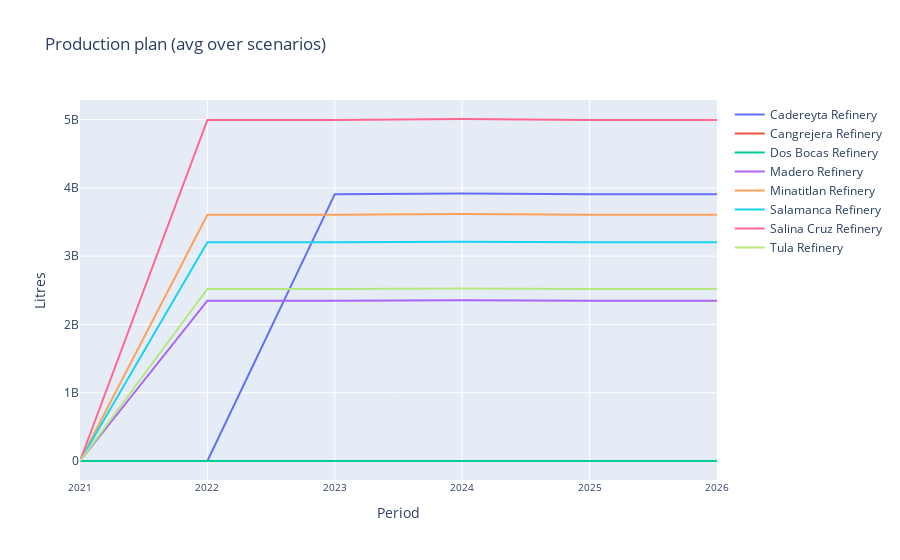

The cell this chart's notebook holds for it:
### Code cell
sess().plot_plant_production_plan(opt_prod_stats, period_stats)

### Figure 1 — Plotly figure (JSON) as saved in the notebook; plotly's stock layout.template omitted (floating-point values rounded to 4 significant figures)
{"data": [{"mode": "lines", "name": "Cadereyta Refinery", "type": "scatter", "x": [2021, 2022, 2023, 2024, 2025, 2026], "y": [0, 5.628e-06, 3907000000.0, 3918000000.0, 3907000000.0, 3907000000.0]}, {"mode": "lines", "name": "Cangrejera Refinery", "type": "scatter", "x": [2021, 2022, 2023, 2024, 2025, 2026], "y": [0, 0, 0, 0, 0, 0]}, {"mode": "lines", "name": "Dos Bocas Refinery", "type": "scatter", "x": [2021, 2022, 2023, 2024, 2025, 2026], "y": [0, 0, 0, 0, 0, 0]}, {"mode": "lines", "name": "Madero Refinery", "type": "scatter", "x": [2021, 2022, 2023, 2024, 2025, 2026], "y": [0, 2348000000.0, 2348000000.0, 2355000000.0, 2348000000.0, 2348000000.0]}, {"mode": "lines", "name": "Minatitlan Refinery", "type": "scatter", "x": [2021, 2022, 2023, 2024, 2025, 2026], "y": [0, 3606000000.0, 3606000000.0, 3616000000.0, 3606000000.0, 3606000000.0]}, {"mode": "lines", "name": "Salamanca Refinery", "type": "scatter", "x": [2021, 2022, 2023, 2024, 2025, 2026], "y": [0, 3203000000.0, 3203000000.0, 3211000000.0, 3203000000.0, 3203000000.0]}, {"mode": "lines", "name": "Salina Cruz Refinery", "type": "scatter", "x": [2021, 2022, 2023, 2024, 2025, 2026], "y": [0, 4995000000.0, 4995000000.0, 5008000000.0, 4995000000.0, 4995000000.0]}, {"mode": "lines", "name": "Tula Refinery", "type": "scatter", "x": [2021, 2022, 2023, 2024, 2025, 2026], "y": [0, 2521000000.0, 2521000000.0, 2527000000.0, 2521000000.0, 2521000000.0]}], "layout": {"title": {"text": "Production plan (avg over scenarios)"}, "xaxis": {"showticklabels": true, "side": "bottom", "tickfont": {"size": 10}, "title": {"text": "Period"}}, "yaxis": {"title": {"text": "Litres"}}}}
